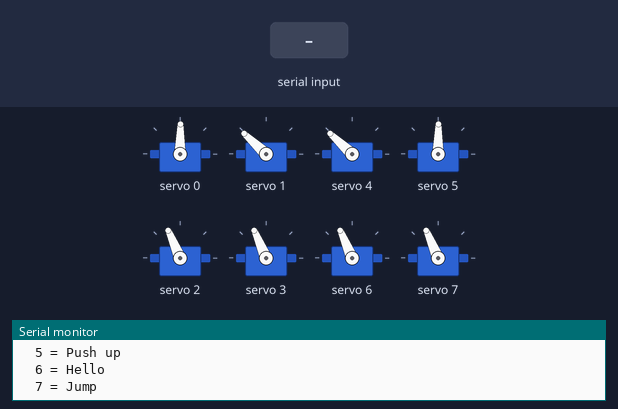
This sketch was run on a simulated Arduino Uno, built with avr-gcc and run on an emulated ATmega328P. Parts: 8 × servo, the last lines printed to the serial monitor. Inputs (shaded band) come from the test bench.

Above: at 1.4 s.
1.5 s: "w" received over Serial
At 1.96 s:
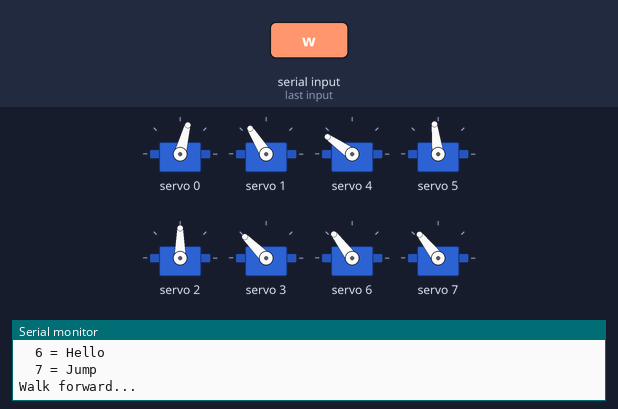
At 2.56 s:
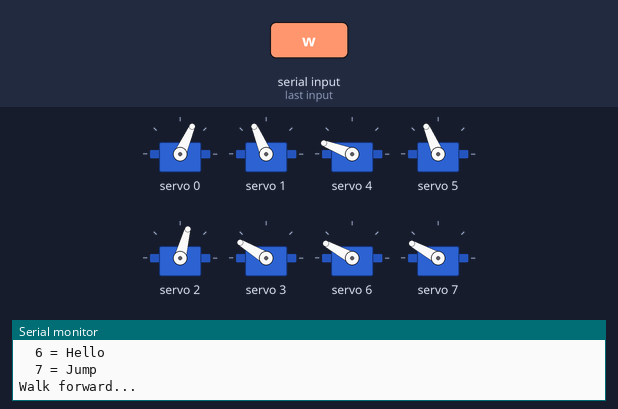
4.5 s: byte 114 ('r') received over Serial
At 4.66 s:
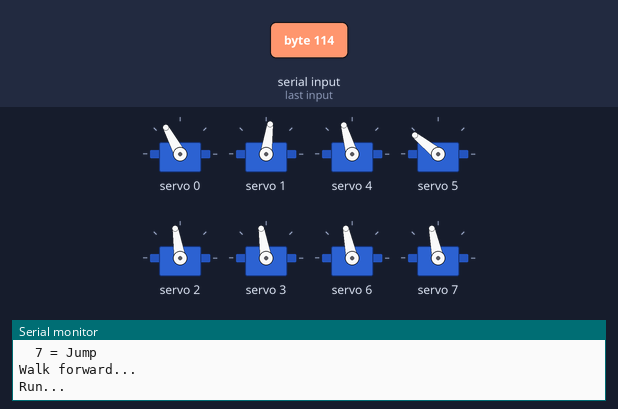
7.5 s: byte 49 ('1') received over Serial
At 7.66 s:
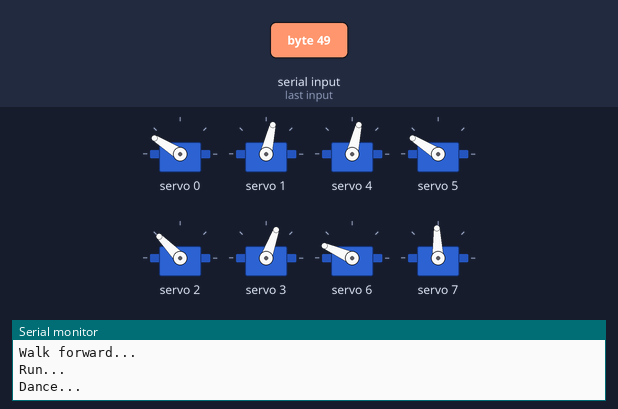
10.5 s: byte 50 ('2') received over Serial
13.5 s: byte 51 ('3') received over Serial
16.5 s: byte 52 ('4') received over Serial
Timing chart, 0 to 22.3 s (numbered marks = the images above; inputs shaded):
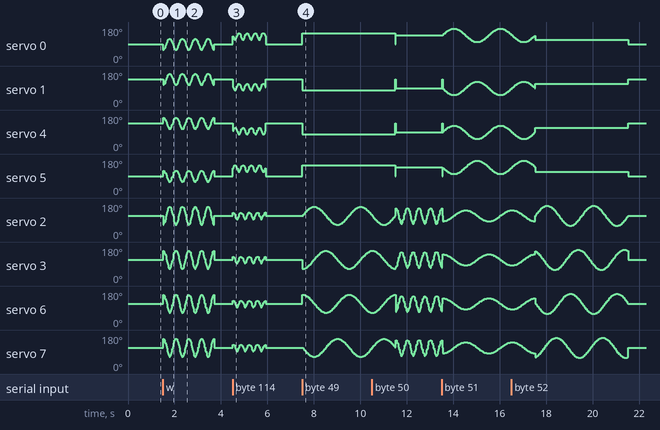

The sketch:

minikame_oscillator.ino
```cpp
/*
 * MiniKame Oscillator Test
 * Smooth sinusoidal movement with PCA9685
 *
 * Commands (Serial 9600):
 *   h - Home position
 *   w - Walk forward (4 steps)
 *   s - Walk backward (4 steps)
 *   a - Turn left
 *   d - Turn right
 *   r - Run forward
 *   1 - Dance
 *   2 - Up-Down
 *   3 - Front-Back
 *   4 - Moonwalk
 *   5 - Push up
 *   6 - Hello
 *   7 - Jump
 */

#include "MiniKame.h"

MiniKame robot;

void setup() {
  Serial.begin(9600);
  Serial.println(F(""));
  Serial.println(F("================================"));
  Serial.println(F("  MiniKame Oscillator Control"));
  Serial.println(F("================================"));
  Serial.println(F(""));

  robot.init();

  Serial.println(F("Robot initialized!"));
  Serial.println(F(""));
  Serial.println(F("Commands:"));
  Serial.println(F("  h = Home"));
  Serial.println(F("  w = Walk forward"));
  Serial.println(F("  s = Walk backward"));
  Serial.println(F("  a = Turn left"));
  Serial.println(F("  d = Turn right"));
  Serial.println(F("  r = Run"));
  Serial.println(F("  1 = Dance"));
  Serial.println(F("  2 = Up-Down"));
  Serial.println(F("  3 = Front-Back"));
  Serial.println(F("  4 = Moonwalk"));
  Serial.println(F("  5 = Push up"));
  Serial.println(F("  6 = Hello"));
  Serial.println(F("  7 = Jump"));
  Serial.println(F(""));
}

void loop() {
  if (Serial.available()) {
    char cmd = Serial.read();

    switch (cmd) {
      case 'h':
      case 'H':
        Serial.println(F("Home..."));
        robot.home();
        break;

      case 'w':
      case 'W':
        Serial.println(F("Walk forward..."));
        robot.walk(1, 4, 550);
        break;

      case 's':
      case 'S':
        Serial.println(F("Walk backward..."));
        robot.walk(0, 4, 550);
        break;

      case 'a':
      case 'A':
        Serial.println(F("Turn left..."));
        robot.turnL(4, 550);
        break;

      case 'd':
      case 'D':
        Serial.println(F("Turn right..."));
        robot.turnR(4, 550);
        break;

      case 'r':
      case 'R':
        Serial.println(F("Run..."));
        robot.run(1, 4, 350);
        break;

      case '1':
        Serial.println(F("Dance..."));
        robot.dance(2, 2000);
        break;

      case '2':
        Serial.println(F("Up-Down..."));
        robot.upDown(4, 500);
        break;

      case '3':
        Serial.println(F("Front-Back..."));
        robot.frontBack(2, 2000);
        break;

      case '4':
        Serial.println(F("Moonwalk..."));
        robot.moonwalkL(2, 2000);
        break;

      case '5':
        Serial.println(F("Push up..."));
        robot.pushUp(2, 5000);
        break;

      case '6':
        Serial.println(F("Hello..."));
        robot.hello();
        robot.home();
        break;

      case '7':
        Serial.println(F("Jump..."));
        robot.jump();
        break;
    }
  }
}
```

MiniKame.cpp
```cpp
/*
 * MiniKame for PCA9685 - Implementation (FIXED)
 */

#include "MiniKame.h"

MiniKame::MiniKame() : pwm() {
  for (int i = 0; i < 8; i++) {
    trim[i] = 0;
  }
}

void MiniKame::init() {
  pwm.begin();
  pwm.setOscillatorFrequency(27000000);
  pwm.setPWMFreq(SERVO_FREQ);
  delay(10);
  home();
}

void MiniKame::setServo(int id, float angle) {
  angle = angle + trim[id];
  angle = constrain(angle, 0, 180);
  int pulse = map((int)angle, 0, 180, SERVOMIN, SERVOMAX);
  pwm.setPWM(id, 0, pulse);
}

void MiniKame::setTrim(int id, int value) {
  trim[id] = constrain(value, -30, 30);
}

int MiniKame::getTrim(int id) {
  return trim[id];
}

void MiniKame::home() {
  // YOUR working home positions from walk_test
  setServo(FR_HIP, 70);
  setServo(FL_HIP, 110);
  setServo(BR_HIP, 110);
  setServo(BL_HIP, 70);

  setServo(FR_LEG, 90);
  setServo(FL_LEG, 90);
  setServo(BR_LEG, 90);
  setServo(BL_LEG, 90);

  for (int i = 0; i < 8; i++) {
    oscillator[i].stop();
  }
}

void MiniKame::walk(int dir, float steps, float T) {
  /*
   * From YOUR walk_test servo directions:
   * Step1: FR+BL lift, all hips swing
   *   FR_HIP: 70->45 (decrease), FL_HIP: 110->85 (decrease)
   *   BR_HIP: 110->135 (increase), BL_HIP: 70->95 (increase)
   *   FR_LEG: 90->55 (decrease=lift), BL_LEG: 90->125 (increase=lift)
   *
   * Step2: FL+BR lift, hips swing back
   *   FR_HIP: 70->95 (increase), FL_HIP: 110->135 (increase)
   *   BR_HIP: 110->85 (decrease), BL_HIP: 70->45 (decrease)
   *   FL_LEG: 90->140 (increase=lift), BR_LEG: 90->40 (decrease=lift)
   */

  int hipSwing = 25;
  int legLift = 40;

  int period[] = {(int)T, (int)T, (int)T, (int)T, (int)T, (int)T, (int)T, (int)T};

  // All positive amplitudes, direction handled by phase
  int amplitude[] = {hipSwing, hipSwing, legLift, legLift, hipSwing, hipSwing, legLift, legLift};

  // Home positions
  int offset[] = {70, 110, 90, 90, 110, 70, 90, 90};

  // Phases (270=at min, 90=at max)
  // Step1: FR/FL hips at min, BR/BL hips at max
  //        FR_LEG at min (lift), BL_LEG at max (lift)
  int phase[] = {
    270,  // FR_HIP: at min in Step1
    270,  // FL_HIP: at min in Step1
    270,  // FR_LEG: at min=lift in Step1
    90,   // FL_LEG: at max=lift in Step2 (180° later)
    90,   // BR_HIP: at max in Step1
    90,   // BL_HIP: at max in Step1
    90,   // BR_LEG: at min=lift in Step2 (use 90+180=270? no, decrease=lift so 270)
    90    // BL_LEG: at max=lift in Step1
  };

  // Fix BR_LEG: decrease=lift, so lift is at min (270), but it lifts in Step2
  // Step2 is 180° from Step1, so BR_LEG phase = 270-180 = 90...
  // But wait, at phase 90 output is max, not min.
  // Let me just set BR_LEG to 90 (at max in Step1 = down), then at Step2 it's at 270 (min = lift)
  phase[6] = 90;  // BR_LEG: down in Step1, lift in Step2

  if (dir == 0) {  // Backward - invert hip phases
    phase[0] = 90; phase[1] = 90;
    phase[4] = 270; phase[5] = 270;
  }

  execute(steps, period, amplitude, offset, phase);
}

void MiniKame::run(int dir, float steps, float T) {
  int x_amp = 15;
  int z_amp = 15;
  int ap = 15;
  int hi = 0;

  int period[] = {(int)T, (int)T, (int)T, (int)T, (int)T, (int)T, (int)T, (int)T};
  int amplitude[] = {x_amp, x_amp, z_amp, z_amp, x_amp, x_amp, z_amp, z_amp};
  int offset[] = {
    90 + ap, 90 - ap,
    90 - hi, 90 + hi,
    90 - ap, 90 + ap,
    90 + hi, 90 - hi
  };
  int phase[] = {0, 0, 90, 90, 180, 180, 90, 90};

  if (dir == 1) {
    phase[0] = phase[1] = 180;
    phase[4] = phase[5] = 0;
  }

  execute(steps, period, amplitude, offset, phase);
}

void MiniKame::turnR(float steps, float T) {
  int x_amp = 15;
  int z_amp = 15;
  int ap = 15;
  int hi = 0;

  int period[] = {(int)T, (int)T, (int)T, (int)T, (int)T, (int)T, (int)T, (int)T};
  int amplitude[] = {x_amp, x_amp, z_amp, z_amp, x_amp, x_amp, z_amp, z_amp};
  int offset[] = {
    90 + ap, 90 - ap,
    90 - hi, 90 + hi,
    90 - ap, 90 + ap,
    90 + hi, 90 - hi
  };
  int phase[] = {0, 180, 90, 90, 180, 0, 90, 90};

  execute(steps, period, amplitude, offset, phase);
}

void MiniKame::turnL(float steps, float T) {
  int x_amp = 15;
  int z_amp = 15;
  int ap = 15;
  int hi = 0;

  int period[] = {(int)T, (int)T, (int)T, (int)T, (int)T, (int)T, (int)T, (int)T};
  int amplitude[] = {x_amp, x_amp, z_amp, z_amp, x_amp, x_amp, z_amp, z_amp};
  int offset[] = {
    90 + ap, 90 - ap,
    90 - hi, 90 + hi,
    90 - ap, 90 + ap,
    90 + hi, 90 - hi
  };
  int phase[] = {180, 0, 90, 90, 0, 180, 90, 90};

  execute(steps, period, amplitude, offset, phase);
}

void MiniKame::dance(float steps, float T) {
  int x_amp = 0;
  int z_amp = 40;
  int ap = 30;
  int hi = 0;

  int period[] = {(int)T, (int)T, (int)T, (int)T, (int)T, (int)T, (int)T, (int)T};
  int amplitude[] = {x_amp, x_amp, z_amp, z_amp, x_amp, x_amp, z_amp, z_amp};
  int offset[] = {
    90 + ap, 90 - ap,
    90 - hi, 90 + hi,
    90 - ap, 90 + ap,
    90 + hi, 90 - hi
  };
  int phase[] = {0, 0, 0, 270, 0, 0, 90, 180};

  execute(steps, period, amplitude, offset, phase);
}

void MiniKame::moonwalkL(float steps, float T) {
  int z_amp = 45;

  int period[] = {(int)T, (int)T, (int)T, (int)T, (int)T, (int)T, (int)T, (int)T};
  int amplitude[] = {0, 0, z_amp, z_amp, 0, 0, z_amp, z_amp};
  int offset[] = {90, 90, 90, 90, 90, 90, 90, 90};
  int phase[] = {0, 0, 0, 120, 0, 0, 180, 290};

  execute(steps, period, amplitude, offset, phase);
}

void MiniKame::upDown(float steps, float T) {
  int x_amp = 0;
  int z_amp = 35;
  int ap = 20;
  int hi = 0;

  int period[] = {(int)T, (int)T, (int)T, (int)T, (int)T, (int)T, (int)T, (int)T};
  int amplitude[] = {x_amp, x_amp, z_amp, z_amp, x_amp, x_amp, z_amp, z_amp};
  int offset[] = {
    90 + ap, 90 - ap,
    90 - hi, 90 + hi,
    90 - ap, 90 + ap,
    90 + hi, 90 - hi
  };
  int phase[] = {0, 0, 90, 270, 180, 180, 270, 90};

  execute(steps, period, amplitude, offset, phase);
}

void MiniKame::pushUp(float steps, float T) {
  int z_amp = 40;
  int x_amp = 65;
  int hi = 0;

  int period[] = {(int)T, (int)T, (int)T, (int)T, (int)T, (int)T, (int)T, (int)T};
  int amplitude[] = {0, 0, z_amp, z_amp, 0, 0, 0, 0};
  int offset[] = {90, 90, 90 - hi, 90 + hi, 90 - x_amp, 90 + x_amp, 90 + hi, 90 - hi};
  int phase[] = {0, 0, 0, 180, 0, 0, 0, 180};

  execute(steps, period, amplitude, offset, phase);
}

void MiniKame::frontBack(float steps, float T) {
  int x_amp = 30;
  int z_amp = 25;
  int ap = 20;
  int hi = 0;

  int period[] = {(int)T, (int)T, (int)T, (int)T, (int)T, (int)T, (int)T, (int)T};
  int amplitude[] = {x_amp, x_amp, z_amp, z_amp, x_amp, x_amp, z_amp, z_amp};
  int offset[] = {
    90 + ap, 90 - ap,
    90 - hi, 90 + hi,
    90 - ap, 90 + ap,
    90 + hi, 90 - hi
  };
  int phase[] = {0, 180, 270, 90, 0, 180, 90, 270};

  execute(steps, period, amplitude, offset, phase);
}

void MiniKame::hello() {
  float seated[] = {90 + 15, 90 - 15, 90 - 65, 90 + 65, 90 + 20, 90 - 20, 90 + 10, 90 - 10};
  moveServos(150, seated);
  delay(200);

  int T = 350;
  int period[] = {T, T, T, T, T, T, T, T};
  int amplitude[] = {0, 50, 0, 50, 0, 0, 0, 0};
  int offset[] = {90 + 15, 40, 90 - 10, 90 + 10, 90 + 20, 90 - 20, 90 + 65, 90};
  int phase[] = {0, 0, 0, 90, 0, 0, 0, 0};

  execute(4, period, amplitude, offset, phase);

  float goingUp[] = {160, 20, 90, 90, 90 - 20, 90 + 20, 90 + 10, 90 - 10};
  moveServos(500, goingUp);
  delay(200);
}

void MiniKame::jump() {
  float seated[] = {
    90 + 15, 90 - 15,
    90 - 10, 90 + 10,
    90 + 10, 90 - 10,
    90 + 65, 90 - 65
  };

  int ap = 20;
  int hi = 35;
  float jump_pos[] = {90 + ap, 90 - ap, 90 - hi, 90 + hi, 90 - ap*3, 90 + ap*3, 90 + hi, 90 - hi};

  moveServos(150, seated);
  delay(200);
  moveServos(0, jump_pos);
  delay(100);
  home();
}

void MiniKame::execute(float steps, int period[8], int amplitude[8], int offset[8], int phase[8]) {
  // Setup and start all oscillators
  unsigned long ref = millis();

  for (int i = 0; i < 8; i++) {
    oscillator[i].setPeriod(period[i]);
    oscillator[i].setAmplitude(amplitude[i]);
    oscillator[i].setPhase(phase[i]);
    oscillator[i].setOffset(offset[i]);
    oscillator[i].setTime(ref);
    oscillator[i].start(ref);
  }

  // Run for duration
  unsigned long duration = (unsigned long)(period[0] * steps);
  unsigned long startTime = millis();

  while (millis() - startTime < duration) {
    for (int i = 0; i < 8; i++) {
      setServo(i, oscillator[i].refresh());
    }
    delay(10);
  }

  home();
}

void MiniKame::refresh() {
  for (int i = 0; i < 8; i++) {
    if (!oscillator[i].isStop()) {
      setServo(i, oscillator[i].refresh());
    }
  }
}

void MiniKame::moveServos(int time, float target[8]) {
  float current[8];

  for (int i = 0; i < 8; i++) {
    current[i] = 90;  // Assume starting from center
  }

  if (time > 10) {
    float increment[8];
    for (int i = 0; i < 8; i++) {
      increment[i] = (target[i] - current[i]) / (time / 10.0);
    }

    int steps = time / 10;
    for (int s = 0; s < steps; s++) {
      for (int i = 0; i < 8; i++) {
        current[i] += increment[i];
        setServo(i, current[i]);
      }
      delay(10);
    }
  }

  for (int i = 0; i < 8; i++) {
    setServo(i, target[i]);
  }
}
```

MiniKame.h
```cpp
/*
 * MiniKame for PCA9685
 * Oscillator-based smooth movement
 * Adapted for your servo configuration
 */

#ifndef MINIKAME_H
#define MINIKAME_H

#include <Arduino.h>
#include <Wire.h>
#include <Adafruit_PWMServoDriver.h>
#include "Oscillator.h"

// Servo channels
#define FR_HIP 0
#define FL_HIP 1
#define FR_LEG 2
#define FL_LEG 3
#define BR_HIP 4
#define BL_HIP 5
#define BR_LEG 6
#define BL_LEG 7

// PCA9685 settings
#define SERVOMIN 125
#define SERVOMAX 575
#define SERVO_FREQ 50

class MiniKame {
  public:
    MiniKame();
    void init();

    // Basic movements
    void home();
    void walk(int dir, float steps, float T = 550);
    void run(int dir, float steps, float T = 550);
    void turnL(float steps, float T = 550);
    void turnR(float steps, float T = 550);

    // Fun movements
    void dance(float steps, float T = 2000);
    void moonwalkL(float steps, float T = 2000);
    void upDown(float steps, float T = 500);
    void pushUp(float steps, float T = 5000);
    void frontBack(float steps, float T = 2000);
    void hello();
    void jump();

    // Utility
    void setServo(int id, float angle);
    void setTrim(int id, int value);
    int getTrim(int id);
    void refresh();

  private:
    Adafruit_PWMServoDriver pwm;
    Oscillator oscillator[8];
    int trim[8];

    void execute(float steps, int period[8], int amplitude[8], int offset[8], int phase[8]);
    void moveServos(int time, float target[8]);
};

#endif
```

Oscillator.cpp
```cpp
/*
 * Oscillator implementation
 */

#include "Oscillator.h"

Oscillator::Oscillator() {
  _period = 2000;
  _amplitude = 50;
  _phase = 0;
  _offset = 0;
  _stop = true;
  _ref_time = 0;
  _delta_time = 0;
  _output = 0;
}

float Oscillator::refresh() {
  if (!_stop) {
    _delta_time = (millis() - _ref_time) % _period;
    _output = (float)_amplitude * sin(time_to_radians(_delta_time)
              + degrees_to_radians(_phase))
              + _offset;
  }
  return _output;
}

void Oscillator::reset() {
  _ref_time = millis();
}

void Oscillator::start() {
  reset();
  _stop = false;
}

void Oscillator::start(unsigned long ref_time) {
  _ref_time = ref_time;
  _stop = false;
}

void Oscillator::stop() {
  _stop = true;
}

boolean Oscillator::isStop() {
  return _stop;
}

void Oscillator::setPeriod(int period) {
  _period = period;
}

int Oscillator::getPeriod() {
  return _period;
}

void Oscillator::setAmplitude(int amplitude) {
  _amplitude = amplitude;
}

void Oscillator::setPhase(int phase) {
  _phase = phase;
}

void Oscillator::setOffset(int offset) {
  _offset = offset;
}

void Oscillator::setTime(unsigned long ref) {
  _ref_time = ref;
}

float Oscillator::getOutput() {
  return _output;
}

unsigned long Oscillator::getTime() {
  return _ref_time;
}

float Oscillator::getPhaseProgress() {
  return ((float)_delta_time / _period) * 360;
}

float Oscillator::time_to_radians(double time) {
  return time * 2 * PI / _period;
}

float Oscillator::degrees_to_radians(float degrees) {
  return degrees * 2 * PI / 360;
}
```

Oscillator.h
```cpp
/*
 * Oscillator class for smooth sinusoidal servo movement
 * Ported for PCA9685 (no Servo.h dependency)
 */

#ifndef OSCILLATOR_H
#define OSCILLATOR_H

#include <Arduino.h>

#ifndef PI
  #define PI 3.14159265359
#endif

class Oscillator {
  public:
    Oscillator();
    float refresh();
    void reset();
    void start();
    void start(unsigned long ref_time);
    void stop();
    boolean isStop();

    void setPeriod(int period);
    void setAmplitude(int amplitude);
    void setPhase(int phase);
    void setOffset(int offset);
    void setTime(unsigned long ref);

    int getPeriod();
    float getOutput();
    float getPhaseProgress();
    unsigned long getTime();

  private:
    int _period;
    int _amplitude;
    int _phase;
    int _offset;
    float _output;
    bool _stop;
    unsigned long _ref_time;
    float _delta_time;

    float time_to_radians(double time);
    float degrees_to_radians(float degrees);
};

#endif
```
